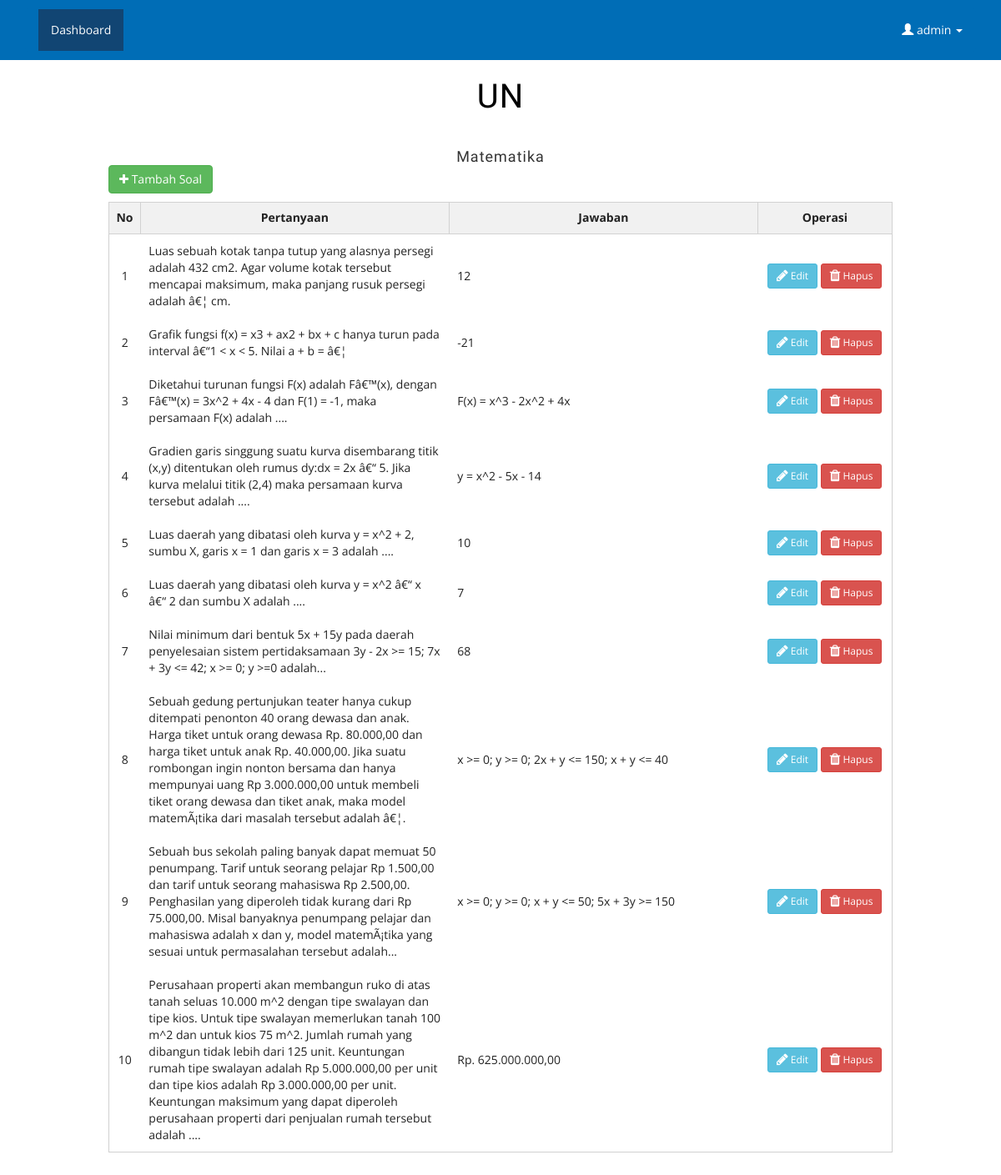
The page /daftarsoal.php?mapel=1&id_ujian=5 (signed in) on the database its author committed.
### tables this page shows
CREATE TABLE IF NOT EXISTS `ujian` (
  `id_ujian` int(11) NOT NULL,
  `nama_ujian` varchar(300) NOT NULL,
  `id_mapel` int(11) NOT NULL,
  `status` int(11) NOT NULL,
  `total` int(11) NOT NULL
);

CREATE TABLE IF NOT EXISTS `mapel` (
  `id_mapel` int(11) NOT NULL,
  `nama` varchar(50) NOT NULL
);

CREATE TABLE IF NOT EXISTS `soal` (
  `id_soal` int(11) NOT NULL,
  `id_mapel` int(11) NOT NULL,
  `pertanyaan` varchar(1000) NOT NULL,
  `opsi1` varchar(1000) NOT NULL,
  `opsi2` varchar(1000) NOT NULL,
  `opsi3` varchar(1000) NOT NULL,
  `opsi4` varchar(1000) NOT NULL,
  `jawaban` varchar(1000) NOT NULL,
  `id_ujian` int(11) DEFAULT NULL,
  `id_kisi` int(11) DEFAULT NULL
);

### daftarsoal.php (the view, shortened to what this page needs)
<?php
	include 'common/header.php';
	if (isset($_GET['id_ujian'])) {
		$mapel		= $_GET['mapel'];
		$id_ujian	= $_GET['id_ujian'];
		$query_soal = mysql_query("SELECT * FROM soal WHERE id_ujian='$id_ujian'");
	} elseif (isset($_GET['id_kisi'])) {
		$mapel		= $_GET['mapel'];
		$id_kisi	= $_GET['id_kisi'];
		$query_soal = mysql_query("SELECT * FROM soal WHERE id_kisi='$id_kisi'");
	}
	$query_mapel 	= mysql_query("SELECT * FROM mapel WHERE id_mapel='$mapel'");
	$data_mapel  	= mysql_fetch_array($query_mapel);
	$nama_mapel		= $data_mapel['nama'];
	if (isset($_GET['id_ujian'])) {
		$query_ujian 	= mysql_query("SELECT * FROM ujian WHERE id_ujian='$id_ujian'");
		$data_ujian  	= mysql_fetch_array($query_ujian);
		$nama 			= $data_ujian['nama_ujian'];
	} elseif (isset($_GET['id_kisi'])) {
		$query_kisi 	= mysql_query("SELECT * FROM kisi WHERE id_kisi='$id_kisi'");
		$data_kisi  	= mysql_fetch_array($query_kisi);
		$nama 			= $data_kisi['nama_kisi'];
	}
	$no = 1;
?>
<head>
</head>
<body>
<div class="check-out">
	<div class="container">
		<div class="spec" style="margin-left: 100px; margin-right: 100px;">
			<h3><?php echo $nama ?></h3>
			<h4><?php echo $nama_mapel ?></h4>
			<table style="margin-bottom: 10px;">
				<tr>
					<td>
						<?php if (isset($_GET['id_ujian'])) { ?>
							<a class="btn btn-success" href="tambahsoal.php?mapel=<?php echo $mapel ?>&id_ujian=<?php echo $id_ujian ?>"><i class="fa fa-plus fa-md"></i> Tambah Soal</a>
						<?php } elseif (isset($_GET['id_kisi'])) {?>
							<a class="btn btn-success" href="tambahsoal.php?mapel=<?php echo $mapel ?>&id_kisi=<?php echo $id_kisi ?>"><i class="fa fa-plus fa-md"></i> Tambah Soal</a>
						<?php } ?>
					</td>
				</tr>
			</table>
			<table class="table">
				<tr>
					<th class="t-head" width="10"><center>No</center></th>
					<th class="t-head" width="370"><center>Pertanyaan</center></th>
					<th class="t-head" width="370"><center>Jawaban</center></th>
					<th class="t-head"><center>Operasi</center></th>
		  		</tr>
		  		<?php if (mysql_num_rows($query_soal)==0) { ?>
		  		<tr><td colspan="6" class="t-data">Tidak ada Soal.</td></tr>
		  		<?php }else{
				  		while ($detail = mysql_fetch_array($query_soal,MYSQL_ASSOC) ) {?>
				  		<tr class="cross">
				  			<td class="t-data"><center><?php echo $no; $no++ ?></center></td>
					 		<td class="t-data"><?php echo($detail['pertanyaan']) ?></td>
							<td class="t-data"><?php echo($detail['jawaban']) ?></td>
							<td class="t-data"><center>
								<a class="btn btn-info btn-sm" href="editsoal.php?soal=<?php echo($detail['id_soal']) ?>"><i class="fa fa-pencil fa-lg"></i> Edit
								</a>
								<?php if (isset($_GET['id_ujian'])) { ?>
									<a class="btn btn-danger btn-sm" href="hapussoal_process.php?soal=<?php echo($detail['id_soal']) ?>&id_ujian=<?php echo $id_ujian ?>"><i class="fa fa-trash fa-lg"></i> Hapus
								<?php } elseif (isset($_GET['id_kisi'])) { ?>
									<a class="btn btn-danger btn-sm" href="hapussoal_process.php?soal=<?php echo($detail['id_soal']) ?>&id_kisi=<?php echo $id_kisi ?>"><i class="fa fa-trash fa-lg"></i> Hapus
								<?php } ?>
								</a></center>
							</td>
				  		</tr>
		  		<?php }} ?>
			</table>
		 </div>
	</div>
</div>

### css/style.css (style rules this page uses)
body { padding: 0; margin: 0; background: #FFF; font-family: 'open Sans', sans-serif; }
body a { transition: 0.5s all; -webkit-transition: 0.5s all; -moz-transition: 0.5s all; -o-transition: 0.5s all; -ms-transition: 0.5s all; text-decoration: none; }
h1, h2, h3, h4, h5, h6 { margin: 0; padding: 0; text-align: center; font-family: 'Source Sans Pro', sans-serif; letter-spacing:1px; }
.banner-bootom-w3-agileits,.top-products,.fandt,.top-brands,.newsletter,.footer,.content,.contact,.about,.team,.main-grid-border,.faq,.products,.collpse.tabs,.login,.check-out,.payment { padding:22px 0; }
.top-products h3,.features h3,.top-brands h3,.contact h3,.about h3,.team h3,h3.agileits-icons-title,.faq h3,.products h3,.login h3,.check-out h3,.payment h3 { font-size:40px; color:#000; margin-bottom:40px; }
.table > thead > tr > th, .table > tbody > tr > th, .table > tfoot > tr > th, .table > thead > tr > td, .table > tbody > tr > td, .table > tfoot > tr > td { border:none; }
table.table { width: 100%; border: 1px solid #D0D0D0; }
td.t-data { border: 1px solid #D2D2D2; padding: 10px !important; color:#000; vertical-align: middle !important; font-size: 1em !important; }
th.t-head { background: #F1F1F1; color: #FFFFFF; font-size: 1em !important; padding: 0.6em !important; border: 1px solid #D2D2D2 !important; }
.table > thead > tr > th, .table > tbody > tr > th, .table > tfoot > tr > th, .table > thead > tr > td, .table > tbody > tr > td, .table > tfoot > tr > td { color: #222222; }

### rows shown on the page
ujian: nama_ujian "UN"
mapel: nama "Matematika"
soal: pertanyaan "Luas sebuah kotak tanpa tutup yang alasnya persegi adalah 432 cm2. Agar volume kotak tersebut mencapai maksimum, maka panjang rusuk persegi adalah â€¦ cm.", jawaban "12"
soal: pertanyaan "Grafik fungsi f(x) = x3 + ax2 + bx + c hanya turun pada interval â€“1 < x < 5. Nilai a + b = â€¦", jawaban "-21"
soal: pertanyaan "Diketahui turunan fungsi F(x) adalah Fâ€™(x), dengan Fâ€™(x) = 3x^2 + 4x - 4 dan F(1) = -1, maka persamaan F(x) adalah ....", jawaban "F(x) = x^3 - 2x^2 + 4x"
soal: pertanyaan "Gradien garis singgung suatu kurva disembarang titik (x,y) ditentukan oleh rumus dy:dx = 2x â€“ 5. Jika kurva melalui titik (2,4) maka persamaan kurva tersebut adalah ....", jawaban "y = x^2 - 5x - 14"
soal: pertanyaan "Luas daerah yang dibatasi oleh kurva y = x^2 + 2, sumbu X, garis x = 1 dan garis x = 3 adalah ....", jawaban "10"
soal: pertanyaan "Luas daerah yang dibatasi oleh kurva y = x^2 â€“ x â€“ 2 dan sumbu X adalah ....", jawaban "7"
soal: pertanyaan "Nilai minimum dari bentuk 5x + 15y pada daerah penyelesaian sistem pertidaksamaan 3y - 2x >= 15; 7x + 3y <= 42; x >= 0; y >=0 adalah...", jawaban "68"
soal: pertanyaan "Sebuah gedung pertunjukan teater hanya cukup ditempati penonton 40 orang dewasa dan anak. Harga tiket untuk orang dewasa Rp. 80.000,00 dan harga tiket untuk anak Rp. 40.000,00. Jika suatu rombongan ingin nonton bersama dan hanya mempunyai uang Rp 3.000.000,00 untuk membeli tiket orang dewasa dan tiket anak, maka model matemÃ¡tika dari masalah tersebut adalah â€¦.", jawaban "x >= 0; y >= 0; 2x + y <= 150; x + y <= 40"
soal: pertanyaan "Sebuah bus sekolah paling banyak dapat memuat 50 penumpang. Tarif untuk seorang pelajar Rp 1.500,00 dan tarif untuk seorang mahasiswa Rp 2.500,00. Penghasilan yang diperoleh tidak kurang dari Rp 75.000,00. Misal banyaknya penumpang pelajar dan mahasiswa adalah x dan y, model matemÃ¡tika yang sesuai untuk permasalahan tersebut adalah...", jawaban "x >= 0; y >= 0; x + y <= 50; 5x + 3y >= 150"
soal: pertanyaan "Perusahaan properti akan membangun ruko di atas tanah seluas 10.000 m^2 dengan tipe swalayan dan tipe kios. Untuk tipe swalayan memerlukan tanah 100 m^2 dan untuk kios 75 m^2. Jumlah rumah yang dibangun tidak lebih dari 125 unit. Keuntungan rumah tipe swalayan adalah Rp 5.000.000,00 per unit dan tipe kios adalah Rp 3.000.000,00 per unit. Keuntungan maksimum yang dapat diperoleh perusahaan properti dari penjualan rumah tersebut adalah ....", jawaban "Rp. 625.000.000,00"

### other values the page prints
$_SESSION['nama'] "admin"
